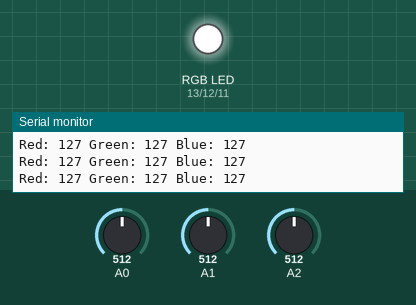
A sketch run on a simulated Arduino Mega 2560, built with avr-gcc and run on an emulated ATmega2560. Parts: an RGB LED mixed from three pins (HIGH = lit), the last lines printed to the serial monitor. The test bench sets the inputs (shaded band); at power-on: A0 = 512, A1 = 512, A2 = 512.

Above: at 1.2 s.
1.3 s: A0 set to 6
2.8 s: A0 set to 3
At 4.0 s:
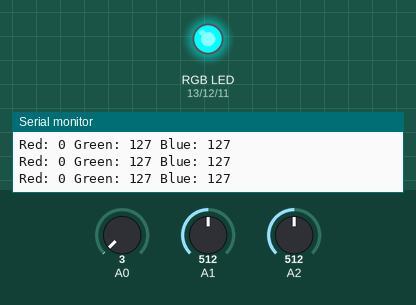
4.3 s: A1 set to 6
5.8 s: A1 set to 3
At 7.0 s:
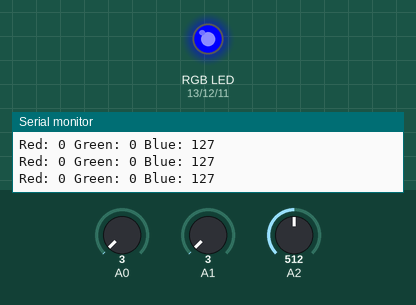
7.3 s: A2 set to 6
8.8 s: A2 set to 3
At 9.8 s:
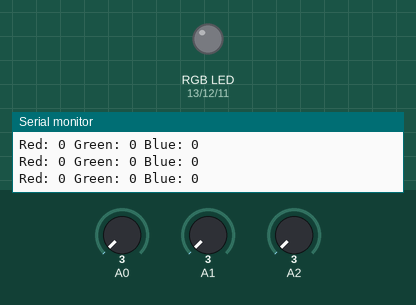
Timing chart, 0 to 11.3 s (numbered marks = the images above; inputs shaded):
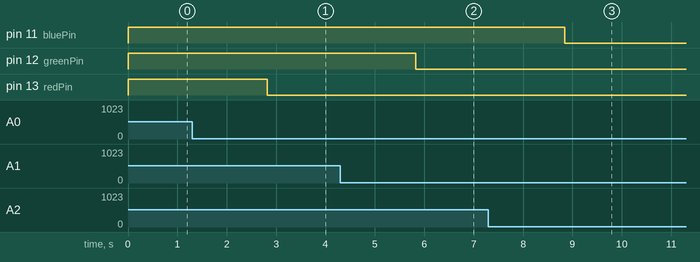

Measured:
- the behaviour switches between 5 and 4 on A0 (found by bisection; images 0 and 1)
- the behaviour switches between 5 and 4 on A1 (found by bisection; images 1 and 2)
- the behaviour switches between 5 and 4 on A2 (found by bisection; images 2 and 3)
- after the input at 2.8 s, pin 13 (redPin): HIGH → LOW at once
- after the input at 5.8 s, pin 12 (greenPin): HIGH → LOW at once
- after the input at 8.8 s, pin 11 (bluePin): HIGH → LOW at once

The sketch:

rgb_light_manipulator.ino
```cpp
// Siddharth Sivakumar
// August 12, 2026
// Arduino Mega
/* The purpose of this program is create and experiment
with different colors by manipulating values on the RGB
scale from 0-255. I will then record these values to be
used in other programs for LED (3-pin) lights. */
int redPin = 13;
int greenPin = 12;
int bluePin = 11;


void setup() {
  pinMode(redPin, OUTPUT);
  pinMode(greenPin, OUTPUT);
  pinMode(bluePin, OUTPUT);

  Serial.begin(9600);

}

void loop() {
  int redVal = (255 / 1023.0) * analogRead(A0);
  int blueVal = (255 / 1023.0) * analogRead(A2);
  int greenVal = (255 / 1023.0) * analogRead(A1);
  digitalWrite(redPin, redVal);
  digitalWrite(greenPin, greenVal);
  digitalWrite(bluePin, blueVal);
  String statement = "Red: " + String(redVal) + " Green: " + String(greenVal) + " Blue: " + String(blueVal);
  Serial.println(statement);

  delay(200);
}
```
